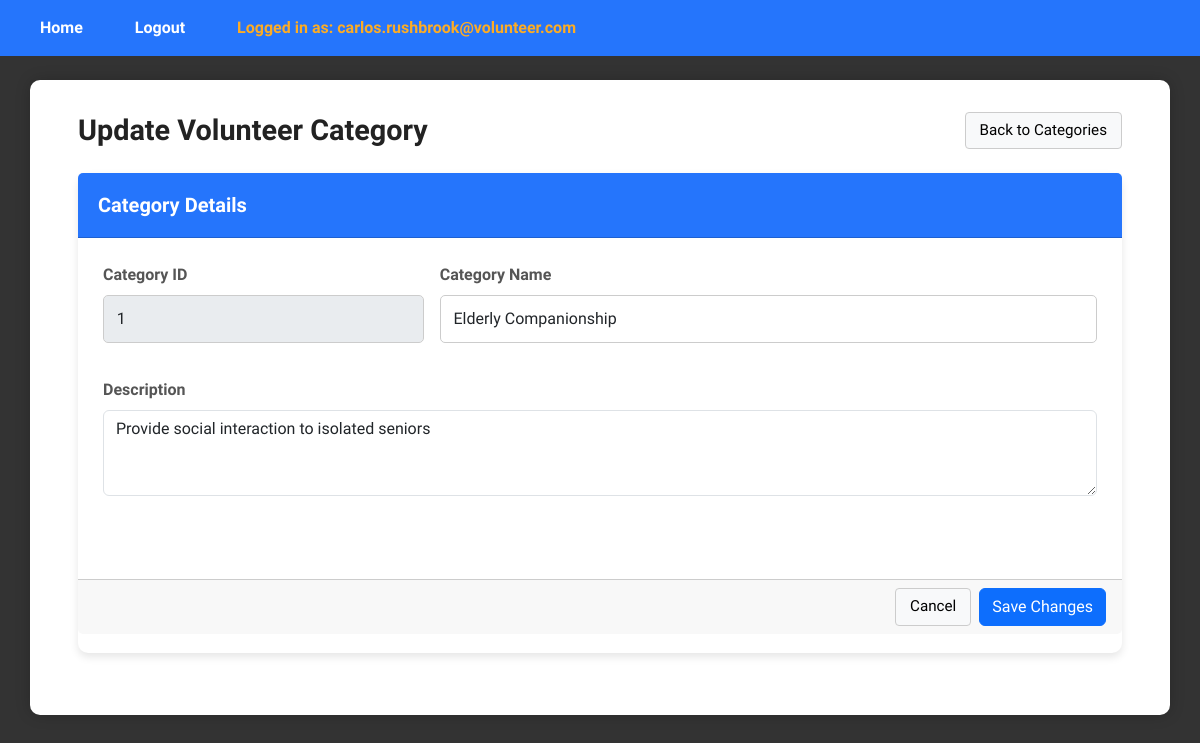
/UpdateVolunteerCategoryPage/1 (signed in), run on the app's committed database.
### tables this page shows
CREATE TABLE category (
    category_id INTEGER PRIMARY KEY AUTOINCREMENT,
    category_name VARCHAR(30),
    category_desc TEXT
);

### app.py (the view, shortened to what this page needs)
@app.route("/UpdateVolunteerCategoryPage/<int:category_id>", methods=["GET", "POST"])
def updateVolunteerCategoryPage(category_id):
    if 'email' not in session:
        return redirect(url_for('login'))
    if session['role_id'] != 2:
        return redirect(url_for('login'))
    update_controller = UpdateVolunteerCategoryController()
    if request.method == "GET":
        category = update_controller.getCategoryById(category_id)
        if not category:
            flash("Category not found", "error")
            return redirect(url_for("viewVolunteerCategoryPage"))
        return render_template("pm/UpdateVolunteerCategoryPage.html", category=category)

### controllers/pm/UpdateVolunteerCategoryController.py (called while the page is built)
    def getCategoryById(self, category_id):
        category = Category()
        return category.getCategoryById(category_id)

### database/database_management.py (called while the page is built)
def dbConnection():
    return sqlite3.connect("database/volunteer_system.db")

### entities/Category.py (called while the page is built)
    def getCategoryById(self, category_id):
        conn = database_management.dbConnection()
        conn.row_factory = sqlite3.Row
        cursor = conn.cursor()
        cursor.execute("SELECT * FROM category WHERE category_id = ?", (category_id,))
        category = cursor.fetchone()
        conn.close()
        return category  # This returns a Row object or None if not found

### templates/pm/UpdateVolunteerCategoryPage.html (shortened to what this page needs)
{% extends "layout.html" %}
{% block content %}
<div class="dashboard-wrapper">
  <div class="dashboard-container">
    <div class="d-flex justify-content-between align-items-center mb-4">
      <h1 class="m-0">Update Volunteer Category</h1>
      <div class="d-flex align-items-center gap-3">
        <a href="{{ url_for('viewVolunteerCategoryPage') }}" class="plain-btn">Back to Categories</a>
      </div>
    </div>
    <form class="card" method="post" action="{{ url_for('updateVolunteerCategoryPage', category_id=category.category_id) }}">
      <div class="card-header">
        <h5 class="m-0">Category Details</h5>
      </div>
      <div class="card-body">
        <div class="row g-3">
          <div class="col-md-4">
            <label class="form-label" for="category_id">Category ID</label>
            <input id="category_id" name="category_id" type="text" class="form-control"
                   value="{{ category.category_id }}" disabled>
          </div>
          <div class="col-md-8">
            <label class="form-label" for="category_name">Category Name</label>
            <input id="category_name" name="category_name" type="text" class="form-control"
                   value="{{ category.category_name }}" placeholder="Enter category name" required>
          </div>
          <div class="col-12">
            <label class="form-label" for="category_desc">Description</label>
            <textarea id="category_desc" name="category_desc" class="form-control" rows="3"
                      placeholder="Describe this volunteer category" required>{{ category.category_desc }}</textarea>
          </div>
        </div>
      </div>
      <div class="card-footer d-flex justify-content-end gap-2">
        <a href="{{ url_for('viewVolunteerCategoryPage') }}" class="plain-btn">Cancel</a>
        <button type="submit" class="btn btn-primary">Save Changes</button>
      </div>
    </form>
  </div>
</div>
{% endblock %}

### static/css/styles.css (style rules this page uses)
body { font-family: "Stack Sans Headline", system-ui, 'Trebuchet MS', "Segoe UI", Geneva, Verdana, sans-serif; background: #333; color: #333; margin: 0; padding: 0; min-height: 100vh; }
h1 { text-align: center; margin-bottom: 1.5rem; color: #222; font-weight: 700; font-size: 1.8rem; }
form div { margin-bottom: 1.2rem; }
label { display: block; margin-bottom: 0.4rem; font-weight: 600; color: #555; }
input[type="email"], input[type="password"], input[type="text"] { width: 100%; padding: 0.7rem 0.8rem; border-radius: 5px; border: 1.5px solid #ccc; font-size: 1rem; transition: border-color 0.3s ease; box-sizing: border-box; }
.card { box-shadow: 0 4px 8px rgba(0,0,0,0.1); border-radius: 10px; border: none; margin-bottom: 30px; background: #fff; }
.card-header { background-color: #2575fc; color: white; padding: 20px; border-radius: 10px 10px 0 0; font-size: 1.2rem; }
.card-header h5 { margin: 0; font-weight: 600; }
.card-body { padding: 25px; }
.plain-btn { background-color: #f8f9fa; border: 1px solid #ccc; color: #000; padding: 6px 14px; border-radius: 4px; font-size: 0.95rem; font-weight: 500; cursor: pointer; text-decoration: none; display: inline-block; transition: background-color 0.2s ease, border-color 0.2s ease; }

### data on the page
category: category_id "1", category_name "Elderly Companionship", category_desc "Provide social interaction to isolated seniors"

### other printed values
{{ session.email }} "carlos.rushbrook@volunteer.com"
